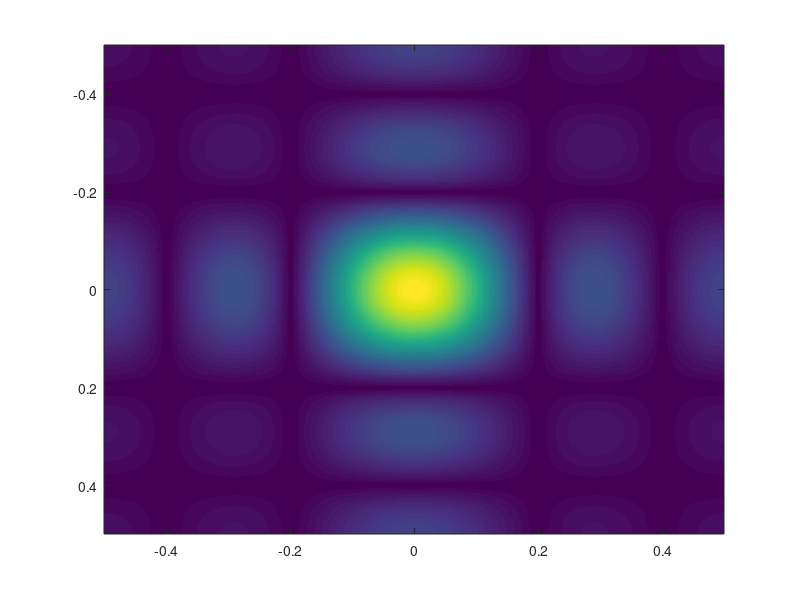

Here is the MATLAB script that generated this plot: (Note: this script raises an error after producing the figure.)
% image filtering
% low-pass filter
% author P. LE CALLET

% definition of the convolution kernel
clear all
close all
support = 5;
filter1 = ones(support)/(support*support)

	% To compute the FFT
    % the image sizes are 512 x 512
	size1 = 512;
    % FFT (no-padding)
	spectrum_filter1 = fftshift(fft2(filter1,size1,size1))/(support*support);
    % Normalized frequencies
	vt =(-size1/2:size1/size1:(size1/2-size1/size1))/size1;
    % modulus of the FFT
    figure(1);
	imagesc(vt,vt,abs(spectrum_filter1));
	colormap('default');
    
    %end of the first part 

  
	
   % to read the image
   im1 = imread('mandrill_lumi.bmp','bmp');
   size1 = size(im1,1);
   % to display the image
   figure(2);
   imshow(im1);
   % spatial filtering
   imf = conv2(im1,filter1);
   imf2 = conv2(im1,filter1,'same');
   % to display
   figure(3)
   subplot(1,2,1)
   image(imf)
   map = 0:1/255:1;
   map = [map',map',map'];
   colormap(map);
   subplot(1,2,2)
   image(imf2)
   % end of the second part
   
   % spatial fitering with imfilter
   imf3 = imfilter(im1,filter1);
   imf4 = imfilter(im1,filter1,'replicate');
   %affichage
   figure(4)
   subplot(1,2,1)
   image(imf3)
   subplot(1,2,2)
   image(imf4)
   colormap(map);
   
   % end of the third part
   
   % frequency filtering
   % we calculate the FFT of the image and the filtered image 
   nb_point = size1;
   spectrum_im1 = fftshift(fft2(im1,nb_point,nb_point))/(size1*size1);
   spectrum_imf4 = fftshift(fft2(imf4,nb_point,nb_point))/(size1*size1);
   vt =(-size1/2:size1/nb_point:(size1/2-size1/nb_point))/size1;
   figure(5);
   subplot(1,2,1)
   imagesc(vt,vt,20*log10(abs(spectrum_im1)),[-100,100]);
   subplot(1,2,2)
   imagesc(vt,vt,20*log10(abs(spectrum_imf4)),[-100,100]);
   colormap(map)  
   
   